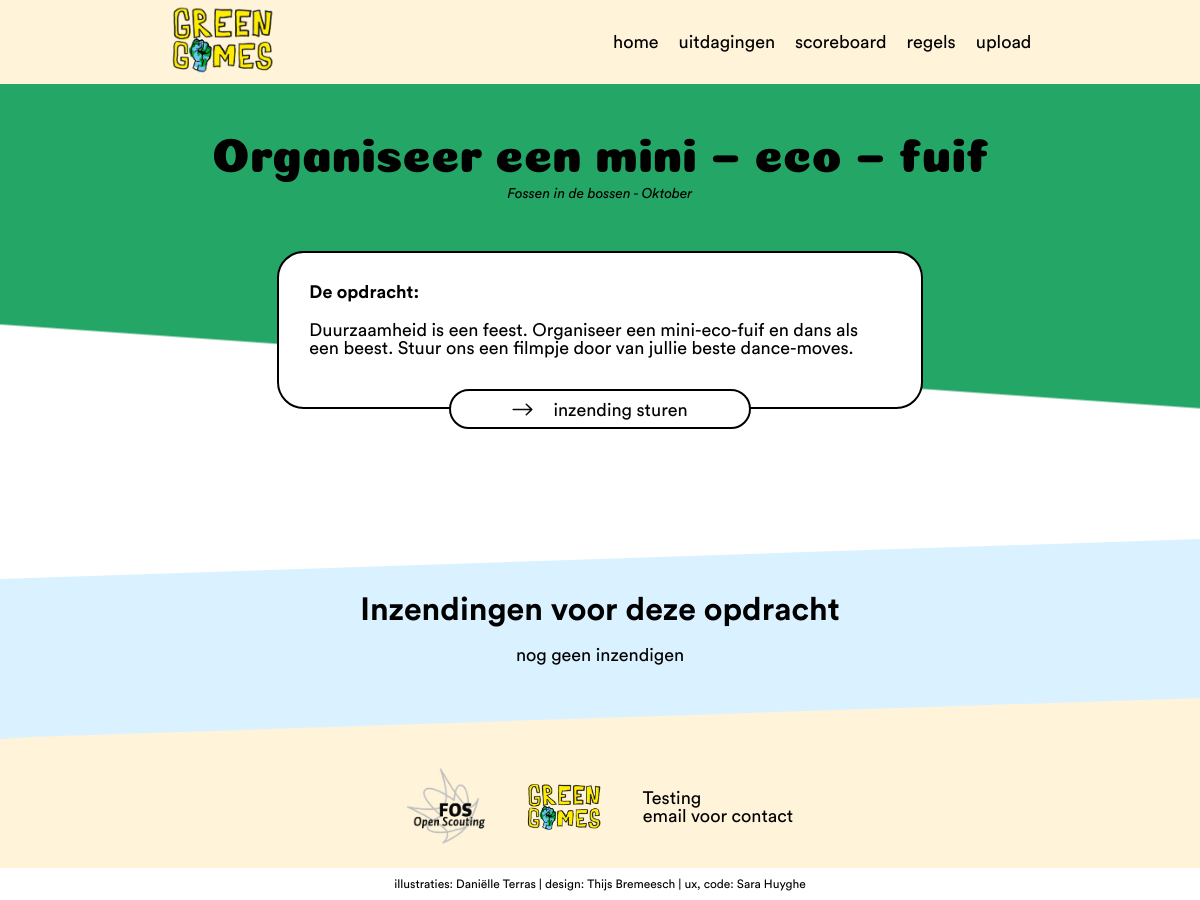
The page /index.php?page=detail&id=2 on the database its author committed.
### tables this page shows
CREATE TABLE `opdrachten` (
  `id` int(11) NOT NULL,
  `opdracht` varchar(200) NOT NULL,
  `uitleg` text NOT NULL,
  `linkToPDF` varchar(200) NOT NULL,
  `linkTitel` varchar(200) NOT NULL,
  `punten` int(11) NOT NULL,
  `months_id` int(11) NOT NULL
);

CREATE TABLE `months` (
  `id` int(11) NOT NULL,
  `months` varchar(200) NOT NULL,
  `title` varchar(200) NOT NULL,
  `image` varchar(200) NOT NULL,
  `beginDate` datetime NOT NULL,
  `endDate` date NOT NULL
);

### controller/Controller.php (called while the page is built, shortened)
<?php
class Controller {
  public $route;
  public function filter() {
    call_user_func(array($this, $this->route['action']));
  }
  public function render() {
    $this->createViewVarWithContent();
  }
  private function createViewVarWithContent() {
    require __DIR__ . '/../view/' . strtolower($this->route['controller']) . '/' . $this->route['action'] . '.php';
  }
  private function renderInLayout() {
    include __DIR__ . '/../view/layout.php';
  }
}

### index.php (called while the page is built, shortened)
<?php
$routes = array(
  'index' => array(
    'controller' => 'Inzendingen',
    'action' => 'index'
  ),
  'scoreboard' => array(
    'controller' => 'Inzendingen',
    'action' => 'scoreboard'
  ),
  'upload' => array(
    'controller' => 'Inzendingen',
    'action' => 'upload'
  ),
  'uploadVideo' => array(
    'controller' => 'Inzendingen',
    'action' => 'uploadVideo'
  ),
  'uploadFoto' => array(
    'controller' => 'Inzendingen',
    'action' => 'uploadFoto'
  ),
  'login' => array(
    'controller' => 'Users',
    'action' => 'login'
  ),
  'logout' => array(
    'controller' => 'Users',
    'action' => 'logout'
  ),
  'register' => array(
    'controller' => 'Users',
    'action' => 'register'
  ),
  'admin' => array(
    'controller' => 'Users',
    'action' => 'admin'
  )
  ,
  'opdrachten' => array(
    'controller' => 'Opdrachten',
    'action' => 'opdrachten'
  ),
  'detail' => array(
    'controller' => 'Opdrachten',
    'action' => 'detail'
  ),
  'regels' => array(
    'controller' => 'Opdrachten',
    'action' => 'regels'
  ),
);
$route = $routes[$_GET['page']];
$controllerObj = new $controllerName();
$controllerObj->route = $route;
$controllerObj->filter();
$controllerObj->render();

### controller/OpdrachtenController.php (called while the page is built, shortened)
<?php
require_once __DIR__ . '/Controller.php';
require_once __DIR__ . '/../dao/InzendingenDAO.php';
require_once __DIR__ . '/../dao/OpdrachtenDAO.php';
class OpdrachtenController extends Controller {
  function __construct() {
    $this->InzendingenDAO = new InzendingenDAO();
    $this->OpdrachtenDAO = new OpdrachtenDAO();
  }
  public function detail() {
    if(!empty($_GET['id'])) {
      $opdracht = $this->OpdrachtenDAO->selectById($_GET['id']);
      $inzendingen = $this->InzendingenDAO->selectByOpdrachtId($_GET['id']);
    }
  }
}

### dao/OpdrachtenDAO.php (called while the page is built, shortened)
<?php
class OpdrachtenDAO extends DAO {
    public function selectById($id) {
        $sql = "SELECT `opdrachten`.*, `months`.*  FROM `opdrachten` INNER JOIN `months` ON `months_id` = `months`.`id` WHERE `opdrachten`.`id` = :id";
        $stmt = $this->pdo->prepare($sql);
        $stmt->bindValue(':id', $id);
        $stmt->execute();
        return $stmt->fetch(PDO::FETCH_ASSOC);
    }
}

### dao/InzendingenDAO.php (called while the page is built, shortened)
<?php
class InzendingenDAO extends DAO {
  public function selectByOpdrachtId($id) {
    $sql = "SELECT `inzendingen`.*, `opdrachten`.`opdracht`, `opdrachten`.`punten`, `scouts`.`scouts`, `months`.`months`FROM `inzendingen` INNER JOIN `opdrachten` ON `opdracht_id` = `opdrachten`.`id` INNER JOIN `months` ON `months_id` = `months`.`id` INNER JOIN `scouts` ON `scouts_id` = `scouts`.`id` WHERE `inzendingen`.`opdracht_id` = :id AND `inzendingen`.`approved` = 0 AND `inzendingen`.`opdracht_id` != 40";
    $stmt = $this->pdo->prepare($sql);
    $stmt->bindValue(':id', $id);
    $stmt->execute();
    return $stmt->fetchAll(PDO::FETCH_ASSOC);
  }
}

### view/opdrachten/detail.php (the view, shortened to what this page needs)
<section class="firstInfo">
<section class="uitlegDetail">
<h1><?php echo $opdracht['opdracht'] ?></h1>
    <p class="infoDetail italic"><?php echo $opdracht['title'] ?> - <?php echo $opdracht['months'] ?></p>
    <div class="uitlegOpdracht">
        <div>
            <b>De opdracht:</b>
            <p><?php echo $opdracht['uitleg'] ?></p>
        </div>
        <a class="button" href="index.php?page=upload"><img src="./assets/img/arrow.svg" alt="arrow">inzending sturen</a>
    </div>
</section>
</section>
<div class="inzendingen-top-border"></div>
<section class="specialInzendignen detail">
    <h3>Inzendingen voor deze opdracht</h3>
    <div class="inzendingen">
    <?php if($inzendingen != []): ?>
        <?php foreach ($inzendingen as $inzending): ?>
        <div class="inzending">
        <?php if($inzending['image'] != ""): ?>
            <img src="<?php echo $inzending['image'];?>" alt="" width="320" height="180" class="image"/>
        <?php else: ?>
            <?php if($inzending['videoPlatform'] === "youtube"):?>
            <iframe src="https://www.youtube.com/embed/<?php echo $inzending['embed'] ?>?autoplay=0&showinfo=0&controls=0" width="320" height="180"  frameborder="0" allowfullscreen class="video"></iframe>
                <?php elseif($inzending['videoPlatform'] === "vimeo"): ?>
            <iframe src="https://player.vimeo.com/video/<?php echo $inzending['embed'] ?>?title=0&byline=0&portrait=0" width="320" height="180"  frameborder="0" allowfullscreen class="video"></iframe>
            <?php else: ?>
            <iframe src="<?php echo $inzending['video'] ?>" width="320" height="180" controls=0 frameborder="0" allowfullscreen class="video"></iframe>
              <?php endif; ?>
                <?php endif; ?>
        <div class="infoInzendingen">
            <h4><?php echo $inzending['opdracht'] ?></h4>
            <p><?php echo $inzending['scouts'] ?></p>
            <p class="italic"><?php echo $inzending['months'] ?></p>
            <a class="clickThrough" href="index.php?page=opdrachten">
                <img src="./assets/img/arrow.svg" alt="arrow">
            </a>
        </div>
    </div>
        <?php endforeach; ?>
    <?php else: ?>
        <p style="text-align:center; grid-column: 2">nog geen inzendigen</p>
    <?php endif; ?>
    </div>
</section>
<div class="inzendingen-bottom-border"></div>
<div class="footer-top-border"></div>

### css/style.css (style rules this page uses)
html { height: 100%; font-size: 62.5%; position: relative; background-size: cover; width: 100%; z-index: 2; }
*, *:before, *:after { box-sizing: inherit; }
body { font-family: 'CircularStd_Regular'; font-size: 1.8rem; }
h1 { font-family: Coiny_Regular; font-size: 4.8rem; padding: 1.5rem 0; margin: 0; }
h3 { font-family: CircularStd_Bold; font-size: 3.2rem; }
a { color: #000; font-size: 1.8rem; border-bottom: #000 solid .2rem; text-decoration: none; padding-bottom: .1rem; }
b { font-family: CircularStd_Bold; }
.italic { font-family: "CircularStd_italic"; font-size: 1.4rem; }
.inzendingen { display: grid; grid-template-columns: repeat(3,240pt); grid-gap: 4rem; padding: 2rem 0rem; }
.inzendingen-top-border { box-sizing: padding-box; content: ''; display: block; width: 0; height: 0; border-bottom: 20px solid #DAF1FF; border-left: 50vw solid transparent; border-right: 50vw solid #DAF1FF; border-top: 20px solid transparent; }
.inzendingen-bottom-border { box-sizing: padding-box; content: ''; display: block; width: 0; height: 0; border-top: 20px solid #DAF1FF; border-right: 50vw solid transparent; border-left: 50vw solid #DAF1FF; border-bottom: 20px solid transparent; }
.footer-top-border { box-sizing: padding-box; content: ''; display: block; width: 0; height: 0; margin-top: -4.1rem; margin-bottom: -4rem; border-bottom: 20px solid #FFF4DA; border-left: 50vw solid transparent; border-right: 50vw solid #FFF4DA; border-top: 20px solid transparent; }
.specialInzendignen { display: flex; flex-direction: column; align-items: center; background-color: #DAF1FF; padding: 1.5rem 0; width: 100%; }
.firstInfo { width: 100%; background-image: linear-gradient(-176deg, #24A666 60%, white calc(60% + 2px)) }
.uitlegDetail { text-align: center; padding: 2.5rem 0 5rem 0; }
.infoDetail { grid-column: 1; font-size: 1.4rem; }
.uitlegOpdracht { width: 484pt; text-align: left; display: grid; grid-template-columns: 25% 50% 25%; grid-template-rows: 1fr repeat(2, 3rem); margin: 5rem auto; }
.uitlegOpdracht div { font-size: 1.8rem; border: solid #000 0.2rem; border-radius: 20pt; background-color: white; padding: 3rem; grid-row: 1 / 3; grid-column: 1 /4; }
.uitlegOpdracht p { padding: 2rem 0; }
.uitlegOpdracht .button { grid-row: 2 / 4; grid-column: 2 /3; background-color: #fff; }
.button { border: solid 0.2rem #000; border-radius: 20px; padding: 1rem 3rem; margin: 1rem; text-decoration: none; color: black; text-align: center; }
.button img { padding-right: 2rem; }

### rows shown on the page
opdrachten: opdracht "Organiseer een mini – eco – fuif", months.title "Fossen in de bossen", months.months "Oktober", uitleg "Duurzaamheid is een feest. Organiseer een mini-eco-fuif en dans als een beest. Stuur ons een filmpje door van jullie beste dance-moves."
